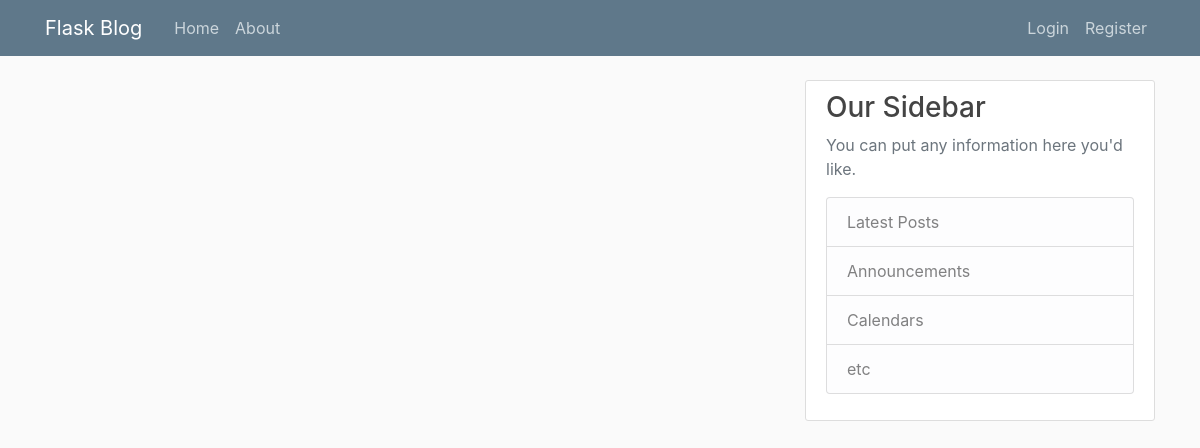
Page /home on the earlier database version.
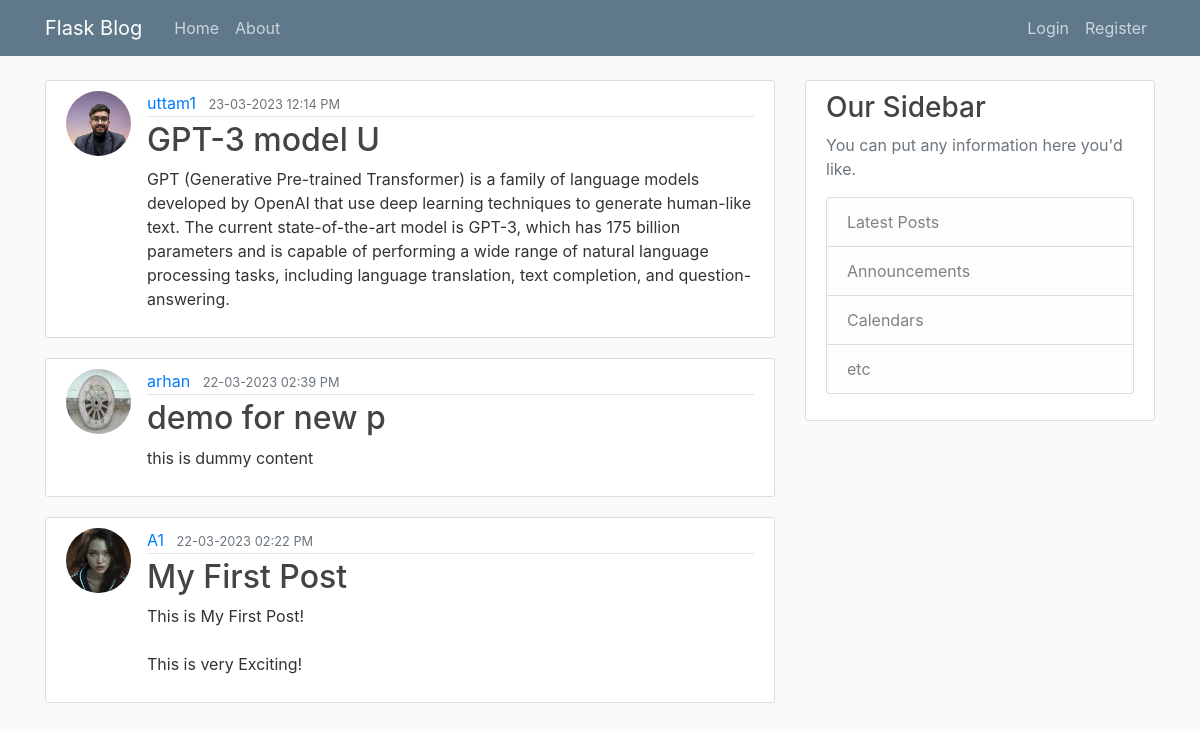
Same page on the later database version.
### flaskblog/models.py (models this page shows, shortened)
class Post(db.Model):
    id = db.Column(db.Integer, primary_key=True)
    title = db.Column(db.String(100), nullable=False)
    content = db.Column(db.Text, nullable=False)
    date_posted = db.Column(db.DateTime, nullable=False, default=datetime.utcnow)
    user_id = db.Column(db.Integer, db.ForeignKey('user.id'), nullable=False)

class User(db.Model,UserMixin):
    id = db.Column(db.Integer, primary_key=True)
    username = db.Column(db.String(20), unique=True, nullable=False)
    email = db.Column(db.String(120), unique=True, nullable=False)
    image_file = db.Column(db.String(20), nullable=False, default='default.png')
    password = db.Column(db.String(60), nullable=False)
    posts = db.relationship('Post', backref='author', lazy='dynamic')

### flaskblog/routes.py (the view)
@app.route('/')
@app.route('/home')
def home():
    posts = Post.query.all()[::-1]
    return render_template("home.html",posts=posts)

### flaskblog/templates/home.html
{% extends 'layout.html' %}
{% block content %}
    {% for post in posts %}
        <article class="media content-section">
            <img class="rounded-circle article-img" src="{{ url_for('static',filename='profile_pics/'+ post.author.image_file) }}" alt="">
            <div class="media-body">
            <div class="article-metadata">
                <a class="mr-2" href="#">{{ post.author.username }}</a>
                <small class="text-muted">{{ post.date_posted.strftime('%d-%m-%Y  %I:%M %p') }}</small>
            </div>
            <h2><a class="article-title" href="{{ url_for('post',post_id = post.id) }}">{{ post.title }}</a></h2>
            <p class="article-content">{{ post.content }}</p>
            </div>
        </article>
    {% endfor %}
{% endblock content %}

### flaskblog/templates/layout.html (shortened to what this page needs)
<!DOCTYPE html>
<html>
<head>
    <link rel="stylesheet" href="https://maxcdn.bootstrapcdn.com/bootstrap/4.0.0/css/bootstrap.min.css">
    <link rel="stylesheet" type="text/css" href="{{ url_for('static', filename='main.css') }}">
</head>
<body>
    <header class="site-header">
      <nav class="navbar navbar-expand-md navbar-dark bg-steel fixed-top">
        <div class="container">
          <a class="navbar-brand mr-4" href="/">Flask Blog</a>
          <div class="collapse navbar-collapse" id="navbarToggle">
            <div class="navbar-nav mr-auto">
              <a class="nav-item nav-link" href="{{ url_for('home') }}">Home</a>
              <a class="nav-item nav-link" href="{{ url_for('about') }}">About</a>
            </div>
            <div class="navbar-nav">
              {% if current_user.is_authenticated %}
              <a class="nav-item nav-link" href="{{ url_for('new_post') }}">New Post</a>
                <a class="nav-item nav-link" href="{{ url_for('account') }}">Account</a>
                <a class="nav-item nav-link" href="{{ url_for('logout') }}">Logout</a>
              {% else %}
                <a class="nav-item nav-link" href="{{ url_for('login') }}">Login</a>
                <a class="nav-item nav-link" href="{{ url_for('register') }}">Register</a>
              {% endif %}
            </div>
          </div>
        </div>
      </nav>
    </header>
    <main role="main" class="container">
      <div class="row">
        <div class="col-md-8">
          {% block content %}{% endblock %}
        </div>
        <div class="col-md-4">
          <div class="content-section">
            <h3>Our Sidebar</h3>
            <p class='text-muted'>You can put any information here you'd like.
              <ul class="list-group">
                <li class="list-group-item list-group-item-light">Latest Posts</li>
                <li class="list-group-item list-group-item-light">Announcements</li>
                <li class="list-group-item list-group-item-light">Calendars</li>
                <li class="list-group-item list-group-item-light">etc</li>
              </ul>
            </p>
          </div>
        </div>
      </div>
    </main>
</body>
</html>

### flaskblog/static/main.css (style rules this page uses)
body { background: #fafafa; color: #333333; margin-top: 5rem; }
h1, h2, h3, h4, h5, h6 { color: #444444; }
a { text-decoration: none; }
.bg-steel { background-color: #5f788a; }
.site-header .navbar-nav .nav-link { color: #cbd5db; }
.content-section { background: #ffffff; padding: 10px 20px; border: 1px solid #dddddd; border-radius: 3px; margin-bottom: 20px; }
.article-title { color: #444444; }
.article-content { white-space: pre-line; }
.article-img { height: 65px; width: 65px; margin-right: 16px; }
.article-metadata { padding-bottom: 1px; margin-bottom: 4px; border-bottom: 1px solid #e3e3e3 }

Differences in the rows shown:
added Post: image_file (picture), author.username "uttam1", date_posted "23-03-2023 12:14 PM", title "GPT-3 model U", content "GPT (Generative Pre-trained Transformer) is a family of language models developed by OpenAI that use deep learning techniques to generate human-like text. The current state-of-the-art model is GPT-3, which has 175 billion parameters and is capable of performing a wide range of natural language processing tasks, including language translation, text completion, and question-answering."
added Post: image_file (picture), author.username "arhan", date_posted "22-03-2023 02:39 PM", title "demo for new p", content "this is dummy content"
added Post: image_file (picture), author.username "A1", date_posted "22-03-2023 02:22 PM", title "My First Post", content "This is My First Post! This is very Exciting!"
